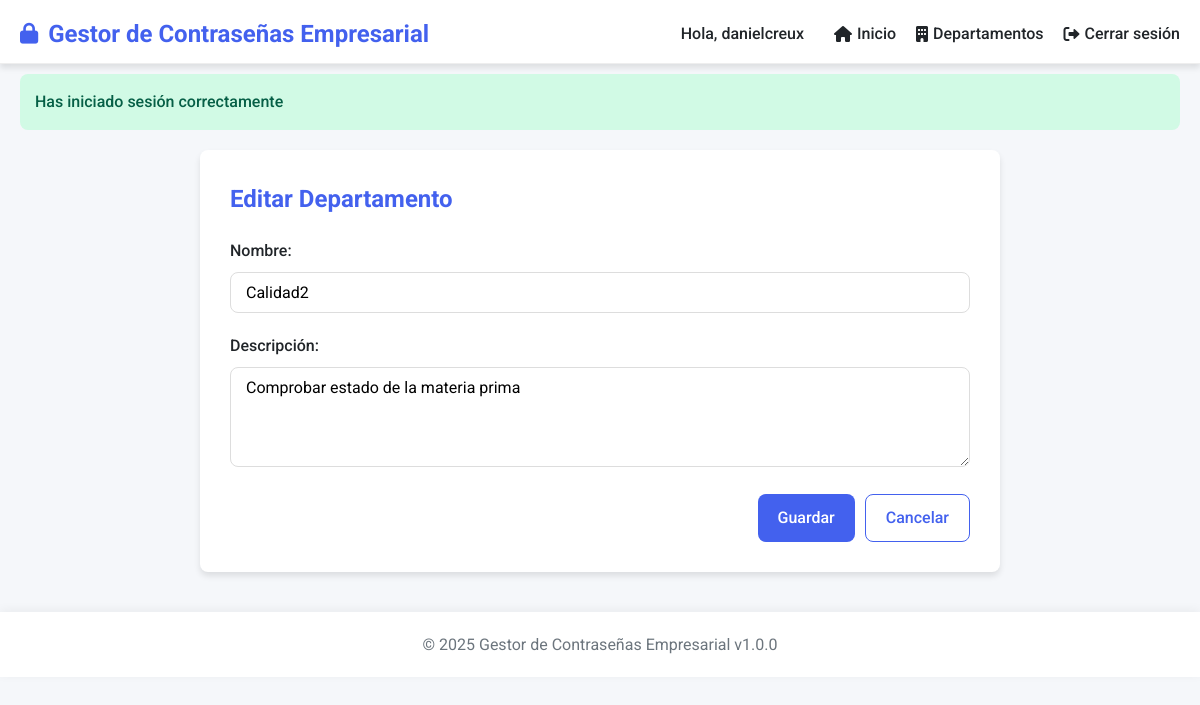
The page /departments.php?action=edit&id=1 (signed in) on the database its author committed.
### tables this page shows
CREATE TABLE departments (
        id INTEGER PRIMARY KEY AUTOINCREMENT,
        name TEXT UNIQUE NOT NULL,
        description TEXT,
        created_at DATETIME DEFAULT CURRENT_TIMESTAMP
    );

### departments.php (the view, shortened to what this page needs)
<?php
require_once 'templates/header.php';
require_once 'includes/db.php';
$action = $_GET['action'] ?? '';
$id = $_GET['id'] ?? 0;
if ($action === 'add' || $action === 'edit') {
    $department = [];
    if ($action === 'edit') {
        $stmt = $db->prepare('SELECT * FROM departments WHERE id = :id');
        $stmt->bindValue(':id', $id, SQLITE3_INTEGER);
        $result = $stmt->execute();
        $department = $result->fetchArray(SQLITE3_ASSOC);
    }
    ?>
    <div class="form-container">
        <h2><?= $action === 'add' ? 'Agregar Departamento' : 'Editar Departamento' ?></h2>
        <form method="POST" action="departments.php?action=<?= $action ?><?= $action === 'edit' ? '&id='.$id : '' ?>">
            <div class="form-group">
                <label for="name">Nombre:</label>
                <input type="text" id="name" name="name" value="<?= htmlspecialchars($department['name'] ?? '') ?>" required>
            </div>
            <div class="form-group">
                <label for="description">Descripción:</label>
                <textarea id="description" name="description"><?= htmlspecialchars($department['description'] ?? '') ?></textarea>
            </div>
            <div class="form-actions">
                <button type="submit" class="btn btn-primary">Guardar</button>
                <a href="departments.php" class="btn btn-secondary">Cancelar</a>
            </div>
        </form>
    </div>
    <?php
}
require_once 'templates/footer.php';
?>

### assets/css/style.css (style rules this page uses)
:root { --primary-color: #4361ee; --secondary-color: #3f37c9; --accent-color: #4895ef; --danger-color: #f72585; --success-color: #4cc9f0; --warning-color: #f8961e; --light-color: #f8f9fa; --dark-color: #212529; --gray-color: #6c757d; --border-radius: 8px; --box-shadow: 0 4px 6px rgba(0, 0, 0, 0.1); --transition: all 0.3s ease; }
* { margin: 0; padding: 0; box-sizing: border-box; }
body { font-family: 'Roboto', sans-serif; line-height: 1.6; color: var(--dark-color); background-color: #f5f7fa; }
.form-group { margin-bottom: 20px; }
.form-group label { display: block; margin-bottom: 8px; font-weight: 500; }
.form-group input, .form-group select, .form-group textarea { width: 100%; padding: 10px 15px; border: 1px solid #ddd; border-radius: var(--border-radius); font-family: inherit; font-size: 1rem; transition: var(--transition); }
.form-group textarea { min-height: 100px; resize: vertical; }
.btn { display: inline-block; padding: 10px 20px; border-radius: var(--border-radius); font-weight: 500; text-align: center; text-decoration: none; cursor: pointer; transition: var(--transition); border: none; font-family: inherit; font-size: 1rem; }
.btn-primary { background-color: var(--primary-color); color: white; }
.btn-secondary { background-color: white; color: var(--primary-color); border: 1px solid var(--primary-color); }
.form-container { background-color: white; border-radius: var(--border-radius); box-shadow: var(--box-shadow); padding: 30px; max-width: 800px; margin: 0 auto; }
.form-container h2 { margin-bottom: 20px; color: var(--primary-color); }
.form-actions { display: flex; justify-content: flex-end; gap: 10px; margin-top: 20px; }

### rows shown on the page
departments: name "Calidad2", description "Comprobar estado de la materia prima"

### other values the page prints
APP_NAME "Gestor de Contraseñas Empresarial"
$_SESSION['username'] "danielcreux"
$_SESSION['success'] "Has iniciado sesión correctamente"
APP_VERSION "1.0.0"
